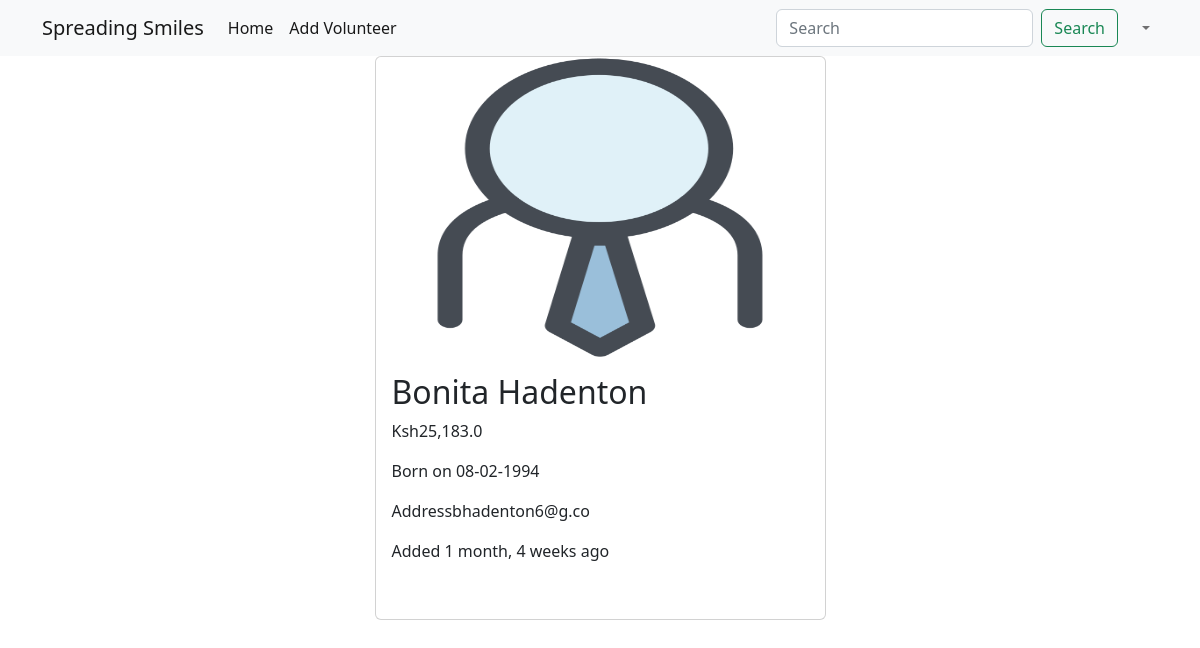
Screenshot of /employees/7 with the database file from the repository.
### main_app/models.py (models this page shows)
class Employee(models.Model):
    name = models.CharField(max_length=40)
    email = models.EmailField(unique=True)
    dob = models.DateField(null=True)
    salary = models.DecimalField(max_digits=6, decimal_places=1)#67000.58
    disabled = models.BooleanField(default= False)
    profile = models.ImageField(upload_to=unique_img_name, null=True ,default = 'employees/employee.png' )
    created_at = models.DateTimeField(auto_now_add=True, null=True)#once during creation
    updated_at = models.DateTimeField(auto_now=True, null=True)#every time an update happens

### main_app/views.py (the view)
# urls.py: path('employees/<int:emp_id>', views.employee_details, name = "details"),
def employee_details(request, emp_id):
    employee = Employee.objects.get(pk=emp_id)  # SELECT * FROM employees
    return render(request, 'employee_details.html', {"employee": employee})

### templates/employee_details.html (shortened to what this page needs)
{% extends 'base_template.html' %}
{% load humanize %}
{% block content %}
    {% include 'layouts/navbar.html' %}
	<div class="container">
    <div class="row justify-content-center">
        <div class="col-sm-5">
            <div class="card">
                {% if employee.profile %}
                	<img src="{{ employee.profile.url}}" height=" 300" width="300" alt="" class="card-img-top">
                {% endif %}
                <div class="card-body">
                    <h2 class="card-title">{{ employee.name}}</h2>
                    <p class="card-text">Ksh{{ employee.salary | intcomma }}</p>
                    <p class="card-text">Born on {{ employee.dob | date:'d-m-Y'  }}</p>
                    <p class="card-text">Address{{ employee.email}}</p>
                    <p class="card-text">Added {{ employee.created_at | naturaltime}}</p>
                    <br>
                </div>
            </div>
        </div>
    </div>
</div>
{% endblock %}

### rows the page displays
Employee: profile (picture), name "Bonita Hadenton", salary "25,183.0", dob "08-02-1994", email "bhadenton6@g.co", created_at "1 month, 4 weeks ago"
